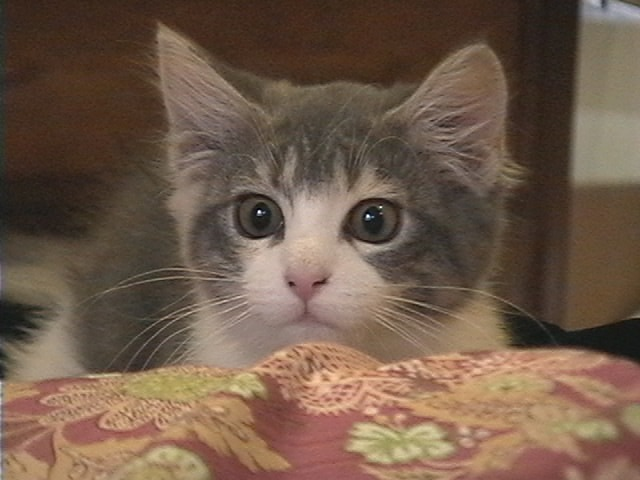
//> input picture image/sample.jpg, 640 x 480 px
$ ./ex4-pseudoColor   (built with g++ and OpenCV 4)
//> lines starting //> are read from the running program, lines starting //| are printed output that depends on the picture
#include <iostream>
#include <opencv2/opencv.hpp>
#include <string>
#include <vector>

using namespace std;

void applyToneCurve(const cv::Mat &gray, cv::Mat &result) {
    result = cv::Mat::zeros(gray.size(), CV_8UC3);

    for(int y = 0; y < gray.rows; y++) {
        for(int x = 0; x < gray.cols; x++) {
            int pixelValue = gray.at<uchar>(y, x);
            int b, g, r;

            if(pixelValue < 64) {
                b = 255;
            } else if(pixelValue < 128) {
                b = -4 * pixelValue + 512;
            } else {
                b = 0;
            }

            if(pixelValue < 64) {
                g = 4 * pixelValue;
            } else if(pixelValue < 192) {
                g = 255;
            } else {
                g = -4 * pixelValue + 1020;
            }

            if(pixelValue < 128) {
                r = 0;
            } else if(pixelValue < 192) {
                r = 4 * pixelValue - 512;
            } else {
                r = 255;
            }

            result.at<cv::Vec3b>(y, x) = cv::Vec3b(b, g, r);
        }
    }
}

void processImage(const char *name) {
//> called with name = "sample.jpg"
    cv::Mat image = cv::imread(name);
//> image is the input picture: 480 rows x 640 cols, CV_8UC3; mean B, G, R 74.1, 90.8, 112.8
    cv::Mat gray, result;
    if(image.empty()) {
        cout << "画像ファイルを読み込めませんでした" << endl;
        return;
    }

    cv::cvtColor(image, gray, cv::COLOR_RGB2GRAY);
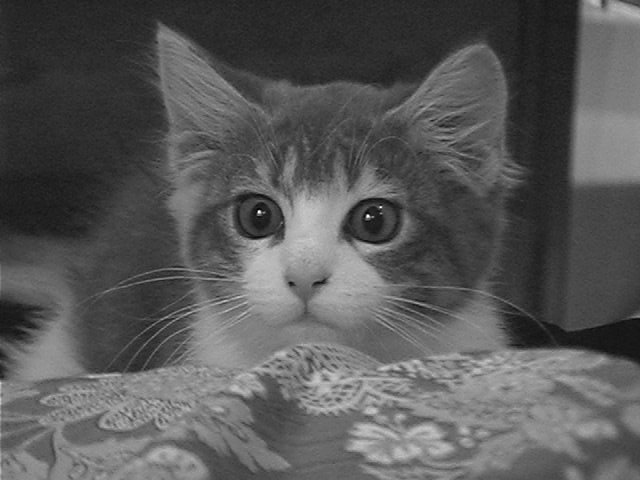
//> gray: 480 rows x 640 cols, CV_8UC1; min 1, max 254, mean 88.3

    applyToneCurve(gray, result);
//> after the loop in applyToneCurve, `for(int y = 0; y < gray.rows; y++)`:
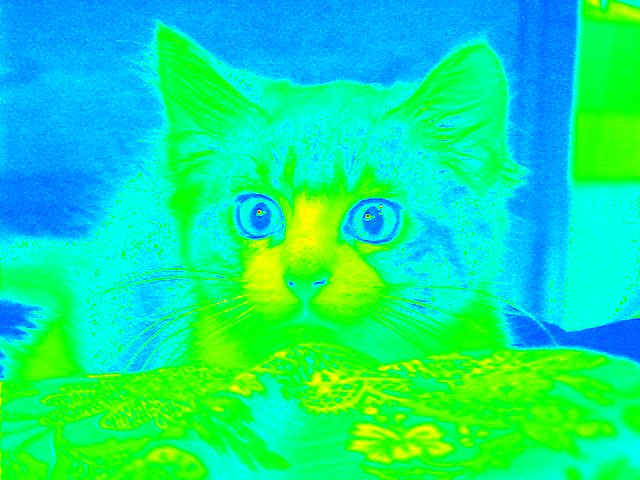
//> result: 480 rows x 640 cols, CV_8UC3; mean B, G, R 146.1, 229.5, 15.6

    cv::imshow("Input", image);
    cv::imshow("Grayscale", gray);
    cv::imshow("Pseudo-color Result", result);
    cv::waitKey();
}

int main(int argc, char **argv) {
    if(argc < 2) {
        processImage("sample.jpg");
    } else {
        processImage(argv[1]);
    }
    return 0;
}

$ run again, with image/InICL1280.jpg copied over image/sample.jpg
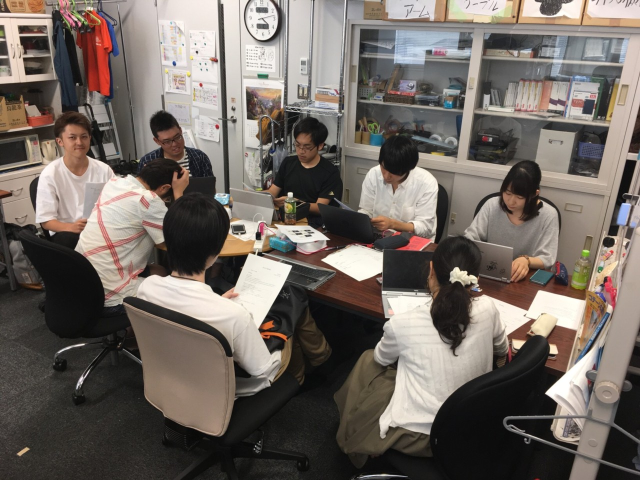
//> input picture image/InICL1280.jpg, 1280 x 960 px (shown at 1/2 size)
//> in processImage, image is the input picture: 960 rows x 1280 cols, CV_8UC3; mean B, G, R 98.3, 104.8, 113.3
//> in processImage, `cv::cvtColor(image, gray, cv::COLOR_RGB2GRAY);`:
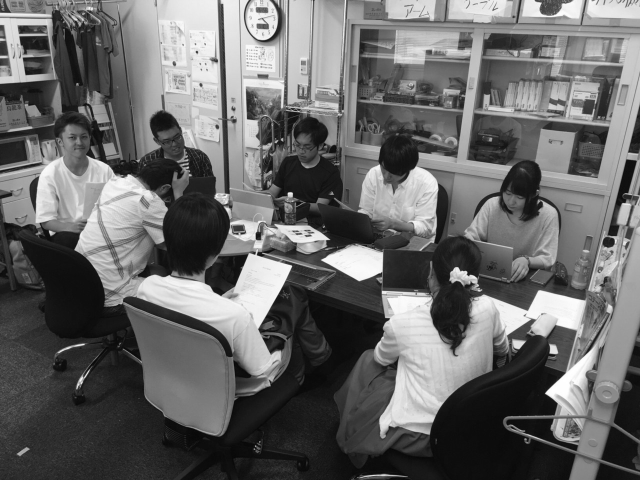
//> gray: 960 rows x 1280 cols, CV_8UC1 (shown at 1/2 size); min 0, max 255, mean 103.8
//> after the loop in applyToneCurve, `for(int y = 0; y < gray.rows; y++)`:
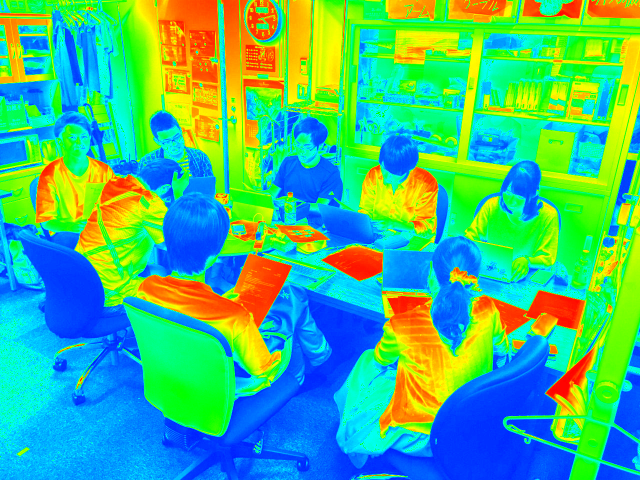
//> result: 960 rows x 1280 cols, CV_8UC3 (shown at 1/2 size); mean B, G, R 130.2, 185.8, 68.5
